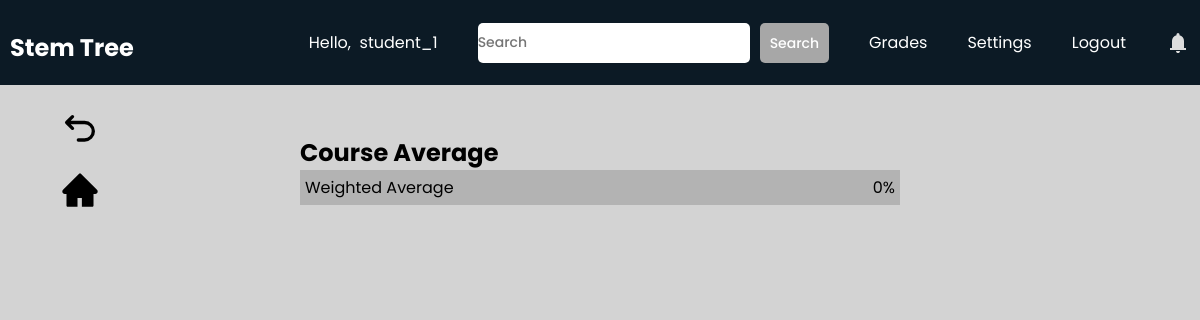
Before: /students/student_view/72ec23b1798d45dbb74cdb87641e4c49/ (signed in) with the older database file.
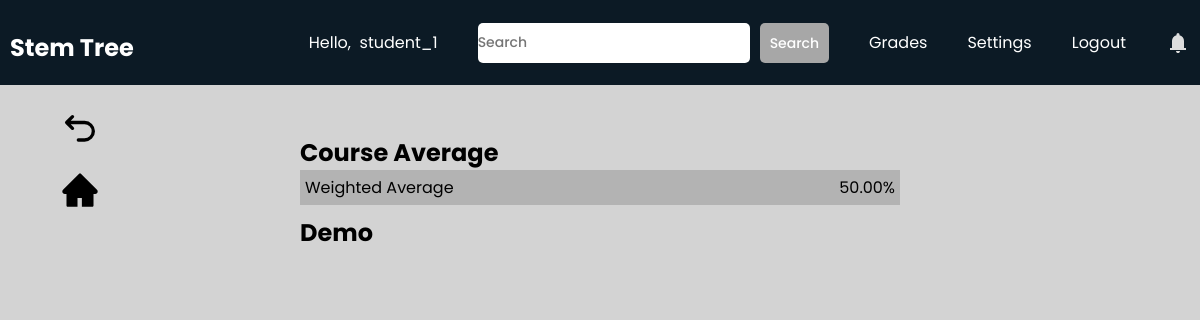
After: the same page with the newer database file.
### teachers/models.py (models this page shows, shortened)
class Module(models.Model):
    id = models.UUIDField(primary_key=True, default=uuid.uuid4, editable=False)
    course = models.ForeignKey(MyClass, on_delete=models.CASCADE, null=True)
    author = models.ForeignKey(User, on_delete=models.CASCADE)
    title = models.CharField(max_length=100)
    is_visible = models.BooleanField(default=False)
    attempts = models.PositiveIntegerField(default=1)
    weight = models.PositiveIntegerField(default=1)
    created_at = models.DateTimeField(default=timezone.now)

### students/views.py (the view)
# urls.py: path("student_view/<str:course_id>/", views.studentView, name="studentView"),
def studentView(request, course_id):
    course = MyClass.objects.get(pk=course_id)
    student = request.user
    custom_grades = []
    average = 0
    weighting_factor = 0
    subquery = Grade.objects.filter(
        student=student,
        module=OuterRef('pk')  # Use OuterRef to reference the quiz being considered
    ).values('module')
    modules = Module.objects.filter(
        course=course,
        pk__in=Subquery(subquery)
    )
    for module in modules:
        grades = Grade.objects.filter(module=module, student=student)
        max_grade = Grade.objects.filter(module=module, student=student).order_by('-grade').first()
        average += (max_grade.grade * max_grade.module.weight)
        weighting_factor += max_grade.module.weight
        custom_grades.append(CustomGrade(module, grades))
    if(len(modules) > 0):
        average = round(average / weighting_factor, 2)
    context = {'courseId': course_id, 'grades': custom_grades, 'average': average}
    return render(request, "students/studentview.html", context)

### students/templates/students/studentview.html (shortened to what this page needs)
{% extends 'students/base.html' %}
{% load static %}
{% block extra_css %}
    <link rel="stylesheet" href="{% static 'css/studentview.css' %}">
{% endblock %}
{% block content %}
    <a class="backbtn" href="{% url 'students:course' courseId %}"><svg xmlns="http://www.w3.org/2000/svg" width="24" height="24" viewBox="0 0 24 24"><path fill="none" stroke="currentColor" stroke-linecap="round" stroke-linejoin="round" stroke-width="2" d="M11 18h3.75a5.25 5.25 0 1 0 0-10.5H5M7.5 4L4 7.5L7.5 11"/></svg></a>
    <a class="backbtn" id="homebtn" href="{% url 'students:course' courseId%}"></a>
    <div id="contentwrapper">
        <div id="content">
            <div id="wrapper">
                <h2>Course Average</h2>
                <div class="links">
                    <span>Weighted Average</span>
                    <span>{{average}}%</span>
                </div>
                {% for grade in grades %}
                    <h2>{{grade.module.title}}</h2>
                {% endfor %}
            </div>
        </div>
    </div>
{% endblock %}

Changed rows visible on the page:
now on this page (row edited): Module: module "Demo"
Other visible differences:
{{ average }}: "0" → "50.00"
